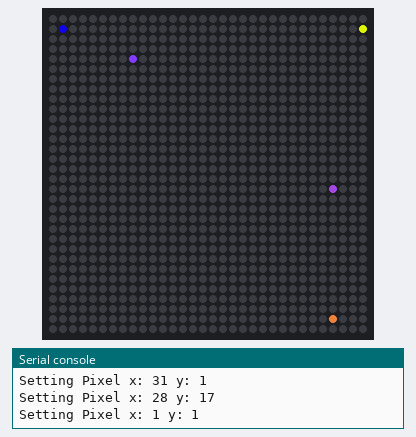
This program was run on a simulated Raspberry Pi Pico running MicroPython. On the bench: 32×32 RGB LED matrix, the last lines printed to the serial console. Random numbers come from a fixed seed.

Above: at 0.92 s.
At 5.62 s:
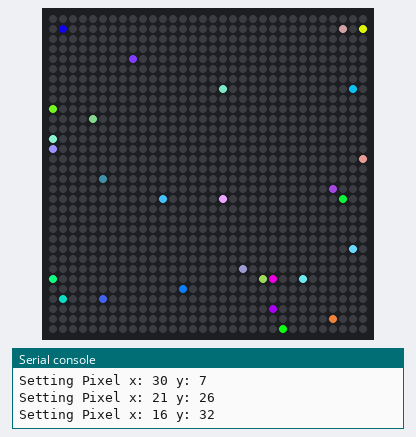
At 14.74 s:
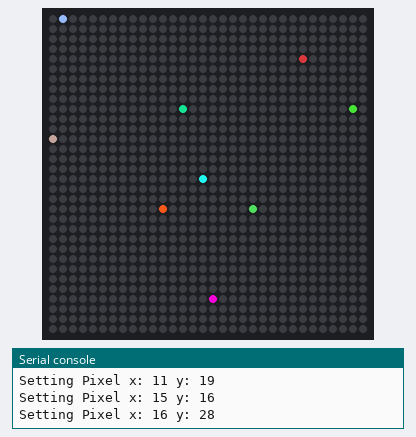
At 21.86 s:
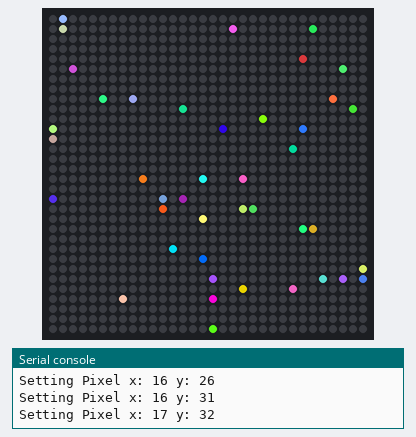
At 28.68 s:
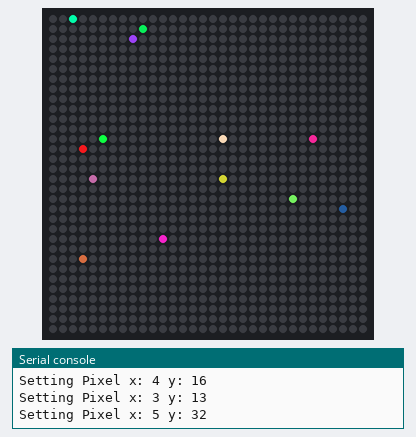
At 38.3 s:
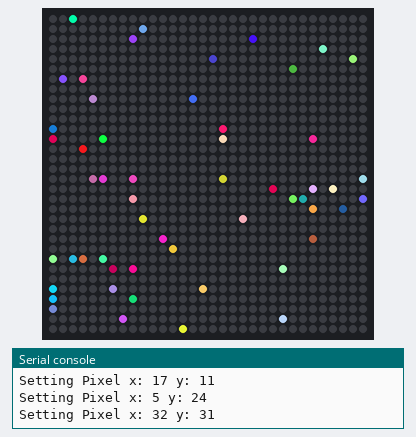

The program:

raw_set_pixel.py
```python
"""
raw_set_pixel.py
This example shows how to set the pixels on the display individually without having to use pico graphics.
This method can be used to save on memory usage.
"""

import hub75
import random
import time

HEIGHT = 32
WIDTH = 32
MAX_PIXELS = 64

h75 = hub75.Hub75(WIDTH, HEIGHT, stb_invert=False)


def rand_pixel():
    x = random.randint(0, WIDTH)
    y = random.randint(0, HEIGHT)
    return x, y


def rand_color():
    r = random.randint(0, 255)
    g = random.randint(0, 255)
    b = random.randint(0, 255)
    return r, g, b


h75.start()
counter = 0

while 1:
    x, y = rand_pixel()
    r, g, b = rand_color()
    print("Setting Pixel x: {0} y: {1}".format(x, y))
    h75.set_pixel(x, y, r, g, b)
    time.sleep(0.2)
    counter += 1
    if counter > MAX_PIXELS:
        counter = 0
        h75.clear()
```
